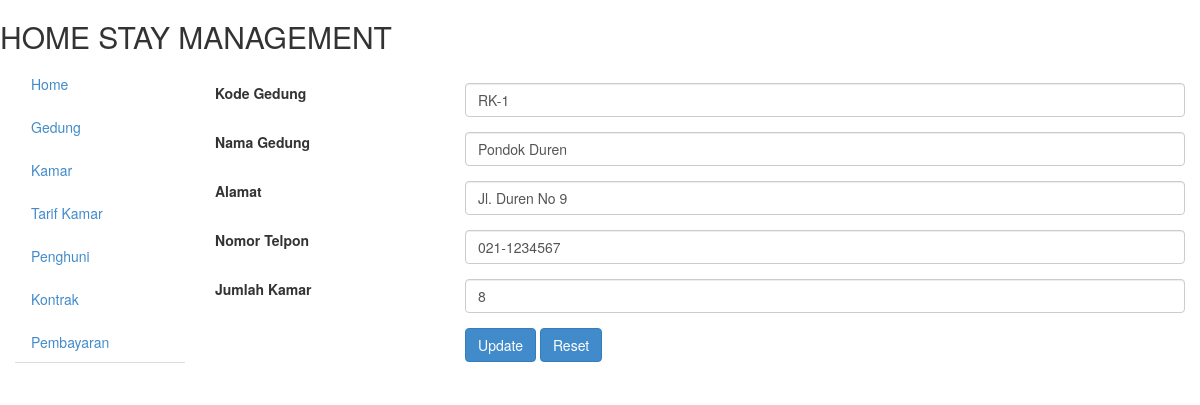
Screenshot of /?menu=modify&data=gedung&id=RK-1 with the database file from the repository.
### tables this page shows
CREATE TABLE gedung(
kodeGedung varchar(4) not null unique primary key,
namaGedung varchar(40) not null,
alamat tinytext,
telp varchar(16),
jmKamar int(3)
);

### lib/class.crud.inc.php (called while the page is built, shortened)
<?php
class dbcrud
{
   function transact($sql,$data=array()){
	   include('koneksi.inc.php');
	   $tqry=$conn->prepare($sql);
	   $tqry->execute($data);
	   return($tqry);
   }
   function pickup($cols,$table,$key,$data){
	   $sql = "SELECT $cols FROM $table
			   WHERE $key = ? LIMIT 1";
	   $qry = $this->transact($sql,$data);
	   $rs = $qry->fetch();
	   return($rs);
   }
}
?>

### forms/gedung.php (the view)
<?php
if(!$_GET['id']){
  $act = 'act-gedung.php?mod=ins';
  $val = "Simpan";
  $gid = '';
  $ngd = '';
  $alm = '';
  $tlp = '';
  $kmr = '';
}else{
  $act = 'act-gedung.php?mod=upd';
  $val = "Update";
  $gid = $gedung['kodeGedung'];
  $ngd = $gedung['namaGedung'];
  $alm = $gedung['alamat'];
  $tlp = $gedung['telp'];
  $kmr = $gedung['jmKamar'];
}
?>
<form action='<?php echo $act; ?>' method='POST' class='form-horizontal'>
  <div class='form-group'>
    <label class='col-sm-3'>Kode Gedung</label>
    <div class='col-sm-9'>
      <input type='text' maxlength='4' class='form-control' name='kdGedung' value='<?php echo $gid; ?>' />
    </div>
  </div>
  <div class='form-group'>
    <label class='col-sm-3'>Nama Gedung</label>
    <div class='col-sm-9'>
      <input type='text' maxlength='40' class='form-control' name='nmGedung' value='<?php echo $ngd; ?>' >
    </div>
  </div>
  <div class='form-group'>
    <label class='col-sm-3'>Alamat</label>
    <div class='col-sm-9'>
      <input type='text' maxlength='256' class='form-control' name='alamat' value='<?php echo $alm; ?>' >
    </div>
  </div>
  <div class='form-group'>
    <label class='col-sm-3'>Nomor Telpon</label>
    <div class='col-sm-9'>
      <input type='text' maxlength='16' class='form-control' name='telp' value='<?php echo $tlp; ?>' >
    </div>
  </div>
  <div class='form-group'>
    <label class='col-sm-3'>Jumlah Kamar</label>
    <div class='col-sm-9'>
      <input type='text' maxlength='256' class='form-control' name='jmKamar' value='<?php echo $kmr; ?>' >
    </div>
  </div>
  <div class='form-group'>
    <label class='col-sm-3'>&nbsp;</label>
    <div class='col-sm-9'>
      <input type='submit' class='btn btn-primary' value='<?php echo $val; ?>' />
      <input type='reset'  class='btn btn-primary' value='Reset' />
    </div>
  </div>
</form>

### rows the page displays
gedung: kdGedung "RK-1", nmGedung "Pondok Duren", alamat "Jl. Duren No 9", telp "021-1234567", jmKamar "8"
